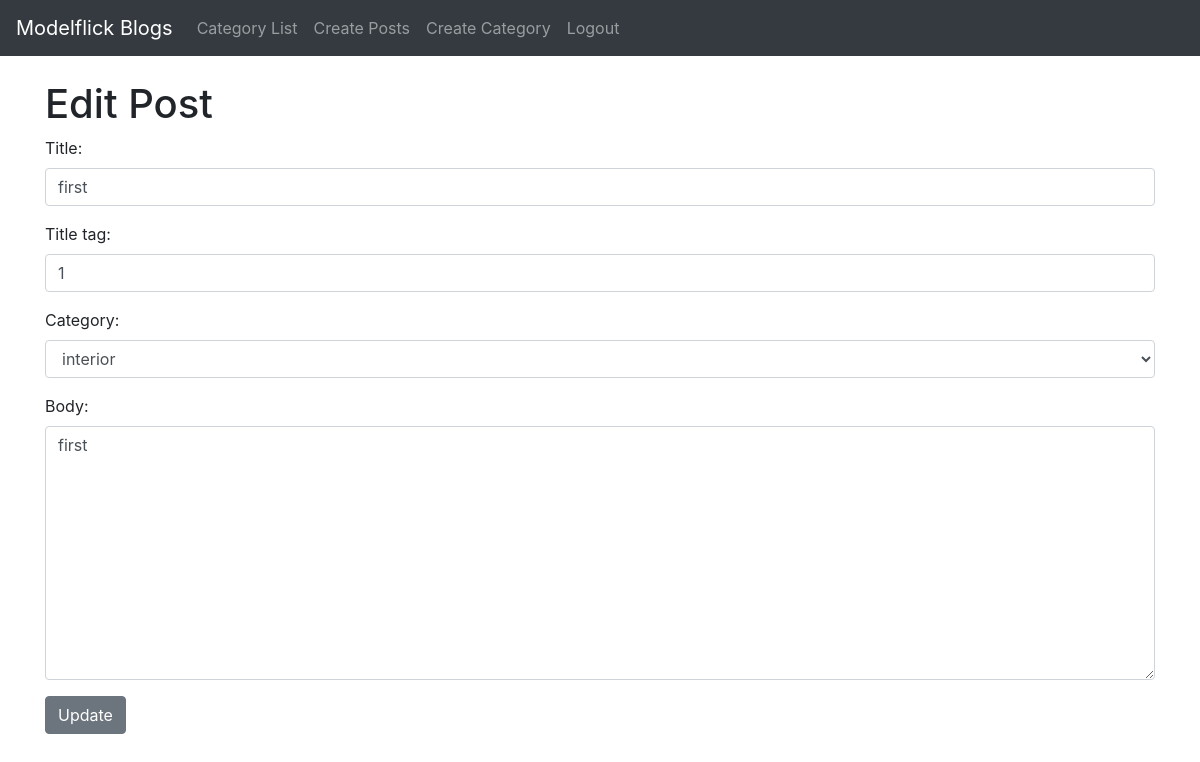
Screenshot of /article/edit/5 (signed in) with the database file from the repository.
### theblog/models.py (models this page shows, shortened)
class Post(models.Model):
    title = models.CharField(max_length=255)
    title_tag = models.CharField(max_length=255)
    author = models.ForeignKey(User, on_delete=models.CASCADE)
    body = models.TextField()
    post_date = models.DateField(auto_now_add=True)
    category = models.CharField(max_length=255, default='architecture')
    likes = models.ManyToManyField(User, related_name='blog_posts')

### theblog/views.py (the view)
# urls.py: path('article/edit/<int:pk>', EditPostView.as_view(), name= 'edit_post'),
class EditPostView(UpdateView):
    model = Post
    form_class = EditForm
    template_name = 'edit_post.html'

### theblog/forms.py
class EditForm(forms.ModelForm):
    class Meta:
        model = Post
        fields = ('title', 'title_tag', 'category', 'body')
        widgets = {
            'title' : forms.TextInput(attrs = {'class': 'form-control'}),
            'title_tag' : forms.TextInput(attrs = {'class': 'form-control'}),
            'category' : forms.Select(choices=choice_list, attrs = {'class': 'form-control'}),
            'body' : forms.Textarea(attrs = {'class': 'form-control'}),
        }

### theblog/templates/edit_post.html (shortened to what this page needs)
{% extends 'base.html' %}
{% block content %}
{% if user.is_authenticated %}
    {% if user.id == post.author.id %}
        <h1>Edit Post</h1>
        <div class="form-group">
        <form method="POST">
            {{ form.as_p }}
            <button class="btn btn-secondary">Update</button>
        </form>
        </div>
    {% else %}
        You are not the creator of this post
    {% endif %}
{% else %}
    Sorry
{% endif %}
{% endblock  %}

### rows the page displays
Post: title "first", title_tag "1", category "interior", body "first"
